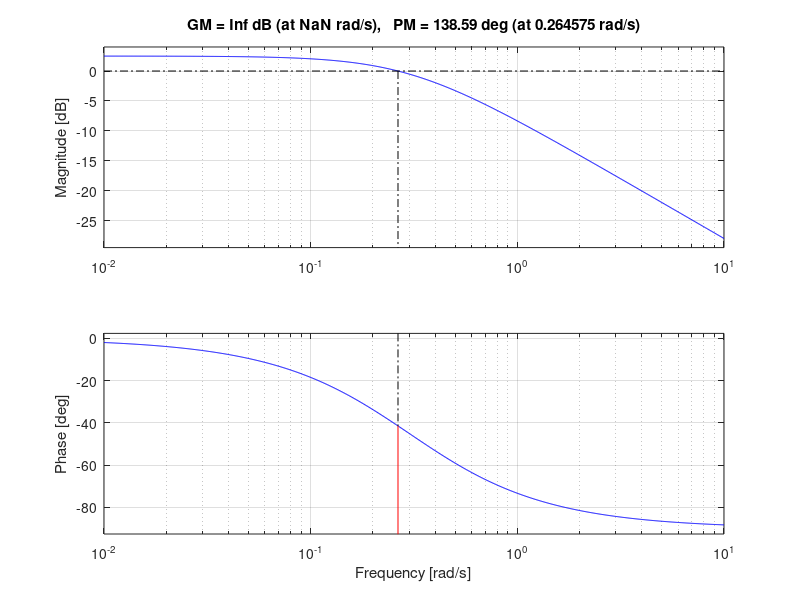

This figure's MATLAB source: (Note: this script raises an error after producing the figure.)
%% 1(c) First Order Equation
% Author: Pushkar Antony
% PS Number: 99003729
% Date: 7th April 2021.
% Version: 1.0.

%% Plant Description
% The Mass-damper first order system is taken as Plant.
% Equation: f= Bv + M v'
% f = force; B= coefficient of friction; M = mass ; v= velocity.
% Values:  B1= 0.4, M1=1000; B2= 0.5, M2= 500; B3= 1.7, M3= 340;

%% Code:

%Negative Feedback using gain input
clc;
B1= 0.5;
M1= 5;
P = 2;
sys = tf([P],[M1,B1+1])
figure(1);
subplot(2,2,1);
impulse(sys);
title('Impulse Input for k');
subplot(2,2,2);
step(sys);
title('Step Input for k');
subplot(2,2,3);
[z,p,k]= tf2zp([P],[M1,B1+1])
pzmap(sys)
subplot(2,2,4)
bode(sys)
margin(sys)
[Gm,Pm,Wcg,Wcp] = margin(sys)
hold on;
S = stepinfo(sys)

B2= 0.5;
M2= 5;
P2 = 2;
sys = tf([P2],[M2,B2+1,0])
figure(2)
subplot(2,2,1);
impulse(sys);
title('Impulse Input for Integrator controller');
subplot(2,2,2);
step(sys);
title('Step Input for Integrator controller ');
subplot(2,2,3);
[z,p,k]= tf2zp([P2],[M2,B2+1,0])
pzmap(sys)
subplot(2,2,4)
bode(sys)
margin(sys)
[Gm,Pm,Wcg,Wcp] = margin(sys)
hold on;
S = stepinfo(sys)

%Positive Feedback using integral input
B3= 0.8;
M3= 5;
sys = tf([1],[M3,B3-1,0])
figure(3);
subplot(2,2,1);
impulse(sys);
title('Step Input for Positive feedback');
subplot(2,2,2);
step(sys);
title('Step Input for Positive feedback');
subplot(2,2,3);
[z,p,k]= tf2zp([1],[M3,B3-1,0])
pzmap(sys)
subplot(2,2,4)
bode(sys)
margin(sys)
[Gm,Pm,Wcg,Wcp] = margin(sys)
hold on;
S = stepinfo(sys)

%Positive Feedback using differentiator input
B4= 0.8;
M4= 5;
sys = tf([1,0],[M4,B4-1])
figure(4)
subplot(2,2,1);
impulse(sys);
title('Step Input for Positive feedback');
subplot(2,2,2);
step(sys);
title('Step Input for Positive feedback');
subplot(2,2,3);
[z,p,k]= tf2zp([1,0],[M4,B4-1])
pzmap(sys)
subplot(2,2,4)
bode(sys)
margin(sys)
[Gm,Pm,Wcg,Wcp] = margin(sys)
hold on;
S = stepinfo(sys)

%% Math Analysis
% Independent: Time(t)
% Dependent: Velocity(v) and Force(f)
% Constant: Mass(M) and Frictional Coefficient(B)

% Roots:(-B)/M

% IVT:
% 1. For step input: 0
% 2. For impulse input: 1/M

% FVT:
% 1. For step input: 1/B
% 2. For impulse input: 0

% Time Response Results:
% Rise Time :4tau = (4M)/B; where tau = M/B 

%% Comparison Analysis:(Speed, Accuracy and stability):
% 1) When a P controller is introduced in a negative feedback system, the 
%rise time and settling time decrease making the system more stable and
%more faster.
% 2) The P controller increases the amplitude of the entire system as well.
% 3) The gain margin is infinity and phase margin is 139 deg indicating 
%that the loop never goes below 180 degree. The loop gain tf is a stable 
%low pass of first order.
% 4) For positive feedback with controllers, the system becomes unstable.
